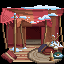

This is a level from a 2D game, rendered from its Tiled map with the project's own tilesets. A one-line summary and the complete map file follow:
An orthogonal 4x4 tile map with 16x16 px tiles, 4 tile layers (Back, Back1, Buildings, Front), 2 tilesets.

<map version="1.10" tiledversion="1.10.2" orientation="orthogonal" renderorder="right-down" width="4" height="4" tilewidth="16" tileheight="16" infinite="0" nextlayerid="5" nextobjectid="1">
 <properties>
  <property name="Fall_Objects" value="T" />
  <property name="Outdoors" value="T" />
  <property name="Spring_Objects" value="T" />
  <property name="Summer_Objects" value="T" />
  <property name="Winter_Objects" value="T" />
 </properties>
 <tileset firstgid="1" source="Astarion_patio_Spring.tsx" />
 <tileset firstgid="17" source="Astarion_patio_Winter.tsx" />
 <layer id="2" name="Back" width="4" height="4">
  <data encoding="csv">
0,0,0,0,
0,0,0,0,
0,0,0,0,
0,0,0,0
</data>
 </layer>
 <layer id="4" name="Back1" width="4" height="4">
  <data encoding="csv">
0,0,0,0,
0,0,0,0,
0,0,0,0,
0,30,31,0
</data>
 </layer>
 <layer id="1" name="Buildings" width="4" height="4">
  <data encoding="csv">
0,0,0,0,
21,22,23,24,
25,26,27,28,
29,0,0,32
</data>
 </layer>
 <layer id="3" name="Front" width="4" height="4">
  <data encoding="csv">
17,18,19,20,
0,0,0,0,
0,0,0,0,
0,0,0,0
</data>
 </layer>
</map>
